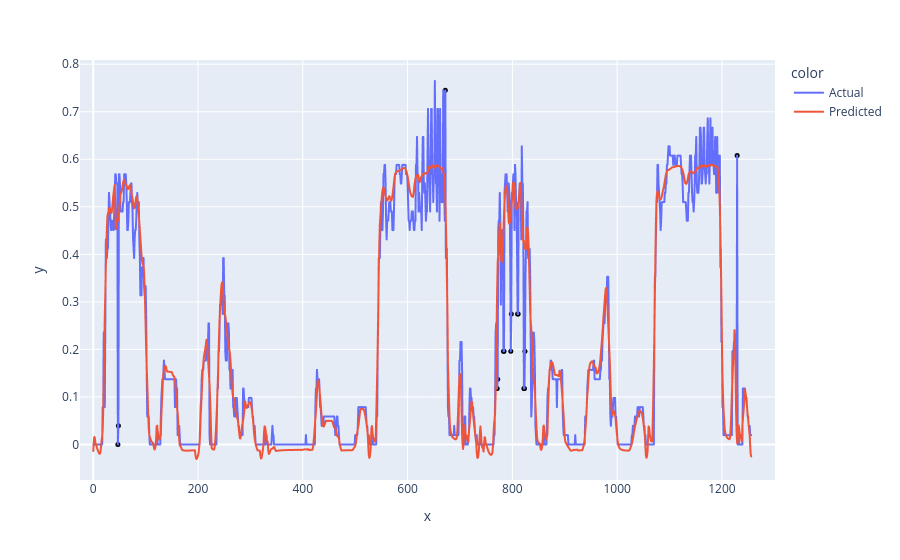

The notebook cell saved with this chart:
### Code cell
display_prediction(X_test, predicted_load_test, 4, mean, std, 2)

### Figure 1 — Plotly figure (JSON) as saved in the notebook; plotly's stock layout.template omitted (floating-point values rounded to 4 significant figures; data arrays with more than 128 entries replaced by an {"elided": "..."} marker saying what was removed)
{"data": [{"hovertemplate": "color=Actual<br>x=%{x}<br>y=%{y}<extra></extra>", "legendgroup": "Actual", "line": {"color": "#636efa", "dash": "solid"}, "marker": {"symbol": "circle"}, "mode": "lines", "name": "Actual", "showlegend": true, "type": "scattergl", "x": {"elided": "1257 int values"}, "xaxis": "x", "y": {"elided": "1257 float values"}, "yaxis": "y"}, {"hovertemplate": "color=Predicted<br>x=%{x}<br>y=%{y}<extra></extra>", "legendgroup": "Predicted", "line": {"color": "#EF553B", "dash": "solid"}, "marker": {"symbol": "circle"}, "mode": "lines", "name": "Predicted", "showlegend": true, "type": "scattergl", "x": {"elided": "1257 int values"}, "xaxis": "x", "y": {"elided": "1257 float values"}, "yaxis": "y"}, {"hovertemplate": "x=%{x}<br>y=%{y}<extra></extra>", "legendgroup": "", "marker": {"color": "black", "size": 5, "symbol": "circle"}, "mode": "markers", "name": "", "orientation": "v", "showlegend": false, "type": "scatter", "x": [47, 48, 672, 771, 772, 783, 784, 797, 798, 810, 811, 822, 823, 824, 1229], "xaxis": "x", "y": [0, 0.03922, 0.7451, 0.1176, 0.1373, 0.1961, 0.1961, 0.1961, 0.2745, 0.2745, 0.2745, 0.1176, 0.1176, 0.1961, 0.6078], "yaxis": "y"}], "layout": {"legend": {"title": {"text": "color"}, "tracegroupgap": 0}, "margin": {"t": 60}, "xaxis": {"anchor": "y", "domain": [0, 1], "title": {"text": "x"}}, "yaxis": {"anchor": "x", "domain": [0, 1], "title": {"text": "y"}}}}
